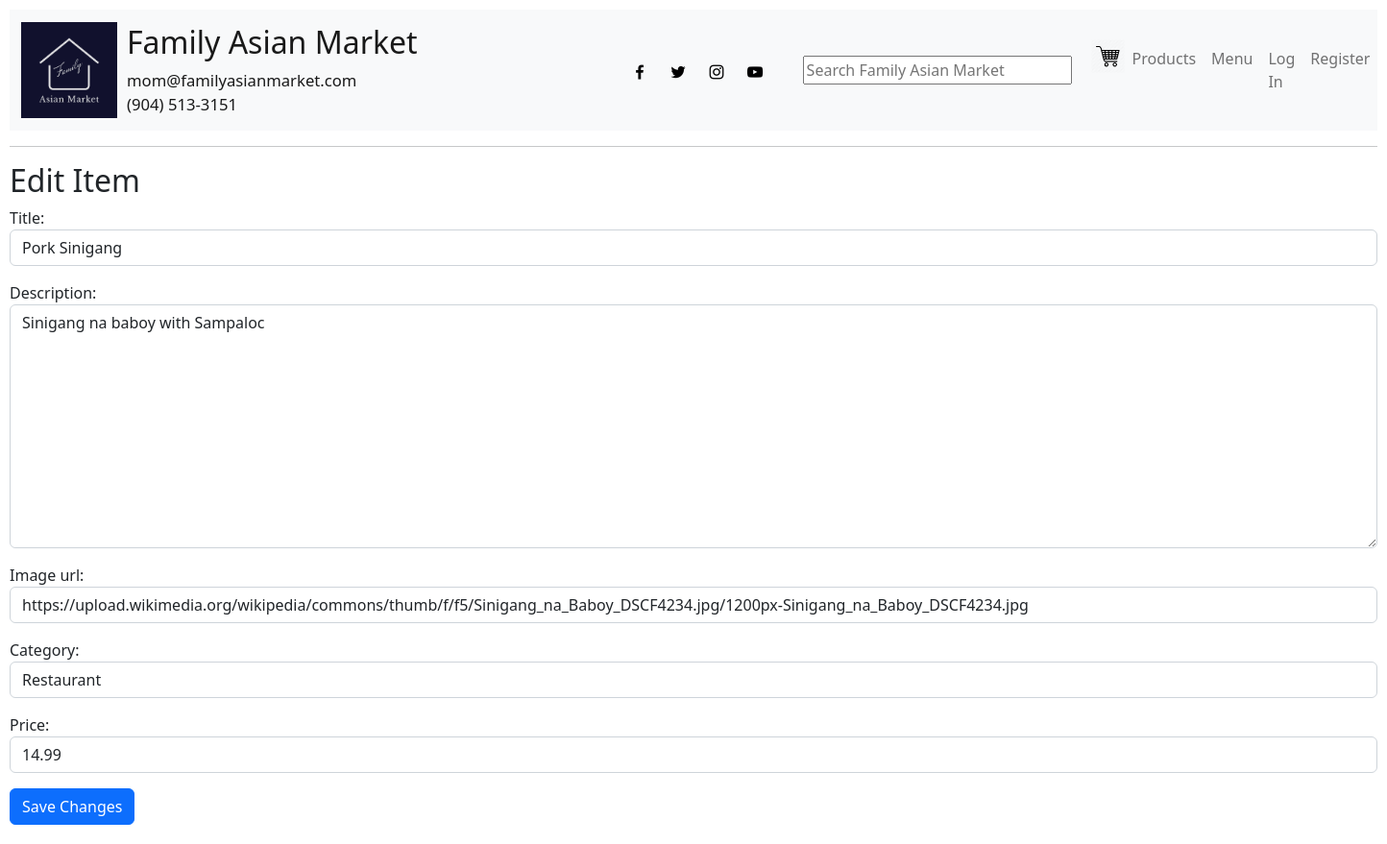
The app's page /edit-item/4/ with its own data.
### grocery/models.py (models this page shows, shortened)
class Item(models.Model):
    active = models.BooleanField(default=True)
    category = models.ForeignKey("Category", on_delete=models.SET_NULL, blank=True, null=True)
    description = models.TextField(blank=True)
    image_url = models.URLField(blank=True)
    price = models.DecimalField(max_digits=19, decimal_places=2)
    title = models.CharField(max_length=255)

### grocery/views.py (the view)
# urls.py: path('edit-item/<int:item_id>/', views.edit_item, name='edit_item'),
def edit_item(request, item_id):
    item = get_object_or_404(Item, pk=item_id)
    if request.method == "POST":
        form = EditItemForm(request.POST, instance=item)
        if form.is_valid():
            form.save()
            return redirect('item', item_id=item_id)
    else:
        form = EditItemForm(instance=item)
    return render(request, 'grocery/edit_item.html', {'form': form})

### grocery/views.py
class EditItemForm(forms.ModelForm):
    class Meta:
        model = Item
        fields = ['title', 'description', 'image_url', 'category', 'price']
        widgets = {
            'title': forms.TextInput(attrs={'class': 'form-control'}),
            'description': forms.Textarea(attrs={'class': 'form-control'}),
            'image_url': forms.URLInput(attrs={'class': 'form-control'}),
            'category': forms.Select(attrs={'class': 'form-control'}),
            'price': forms.NumberInput(attrs={'class': 'form-control', 'step': '0.01'})
        }

### grocery/models.py (called while the page is built)
    def __str__(self):
        return self.name

### grocery/templates/grocery/edit_item.html (shortened to what this page needs)
{% extends "grocery/layout.html" %}
{% block body %}
    <h2>Edit Item</h2>
    <form method="post">
        {{ form.as_p }}
        <button type="submit" class="btn btn-primary">Save Changes</button>
    </form>
{% endblock %}

### grocery/static/grocery/styles.css (style rules this page uses)
body { padding: 10px; }
.form-control { margin-bottom: 10px; }
.btn { margin-bottom: 10px; }

### records on screen
Item: title "Pork Sinigang", description "Sinigang na baboy with Sampaloc", image_url "https://upload.wikimedia.org/wikipedia/commons/thumb/f/f5/Sinigang_na_Baboy_DSCF4234.jpg/1200px-Sinigang_na_Baboy_DSCF4234.jpg", category "Restaurant", price "14.99"
